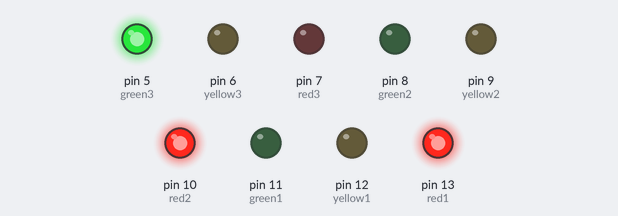
Simulated run of this sketch. Board: Arduino Uno, built with avr-gcc and run on an emulated ATmega328P. On the bench: output pins drawn as LEDs (lit = HIGH).

Above: at 1.0 s.
At 2.5 s:
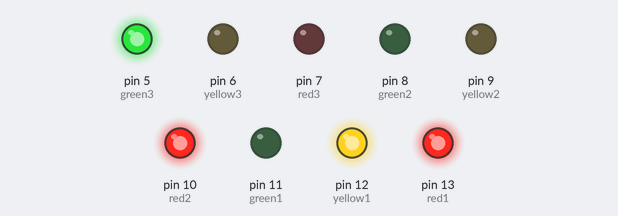
At 4.0 s:
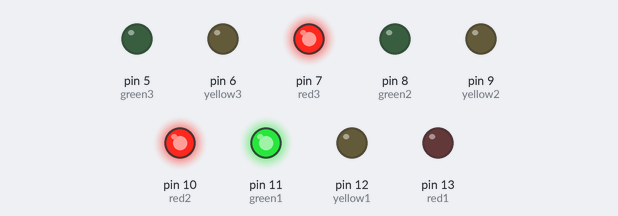
At 5.5 s:
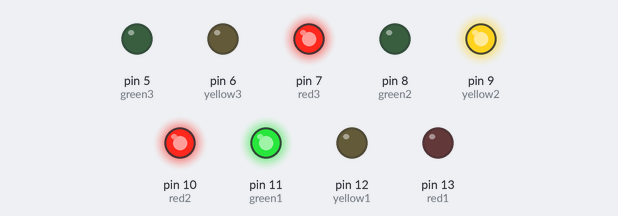
At 7.0 s:
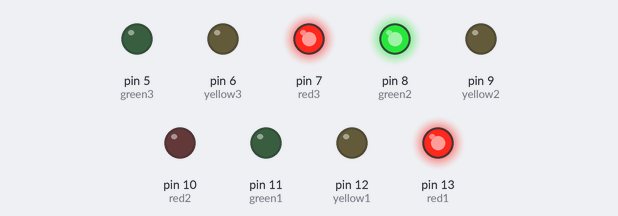
At 8.5 s:
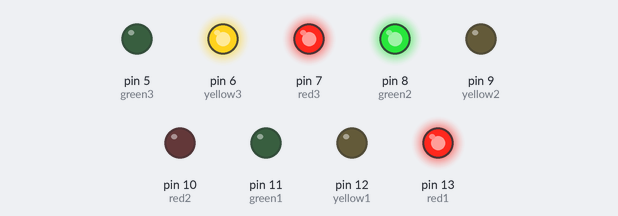
Timing chart, 0 to 11.7 s (numbered marks = the images above):
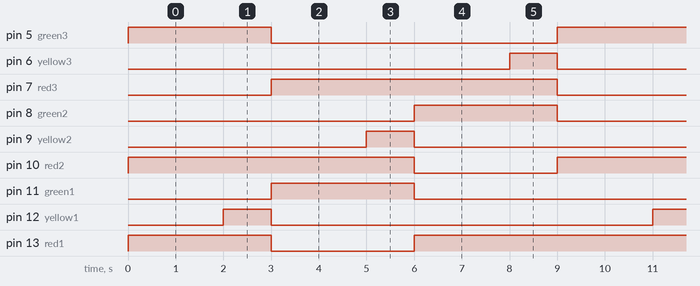

The sketch:

light.ino
```cpp
int red1 = 13;
int red2 = 10;
int red3 = 7;

int yellow1 = 12;
int yellow2 = 9;
int yellow3 = 6;

int green1 = 11;
int green2 = 8;
int green3 = 5;

void setup() {

   pinMode(red1,OUTPUT);
   pinMode(red2,OUTPUT);
   pinMode(red3,OUTPUT);
   pinMode(yellow1,OUTPUT);
   pinMode(yellow2,OUTPUT);
   pinMode(yellow3,OUTPUT);
   pinMode(green1,OUTPUT);
   pinMode(green2,OUTPUT);
   pinMode(green3,OUTPUT);
}

void loop() {

  digitalWrite(red1, HIGH);
  digitalWrite(red2, HIGH);
  digitalWrite(green3, HIGH);

  delay(2000);

  digitalWrite(yellow1, HIGH);

  delay(1000);

  digitalWrite(yellow1, LOW);

  digitalWrite(red1, LOW);
  digitalWrite(green3, LOW);
  digitalWrite(green1, HIGH);
  digitalWrite(red3, HIGH);

  delay(2000);

  digitalWrite(yellow2, HIGH);

  delay(1000);

  digitalWrite(yellow2, LOW);

  digitalWrite(green2, HIGH);
  digitalWrite(red1, HIGH);
  digitalWrite(red2, LOW);
  digitalWrite(green1, LOW);

  delay(2000);

  digitalWrite(yellow3, HIGH);

  delay(1000);

  digitalWrite(yellow3, LOW);

  digitalWrite(red2, HIGH);
  digitalWrite(red3, LOW);
  digitalWrite(green2, LOW);

}
```

Measured:
- by itself, pin 5 (green3), pin 8 (green2), pin 11 (green1): alternates HIGH for 3.0 s and LOW for 6.0 s
- by itself, pin 6 (yellow3), pin 9 (yellow2), pin 12 (yellow1): alternates HIGH for 1.0 s and LOW for 8.0 s
- by itself, pin 7 (red3), pin 10 (red2): alternates HIGH for 6.0 s and LOW for 3.0 s
- by itself, pin 13 (red1): repeats every 9.0 s: LOW 3.0 s, HIGH 6.0 s
